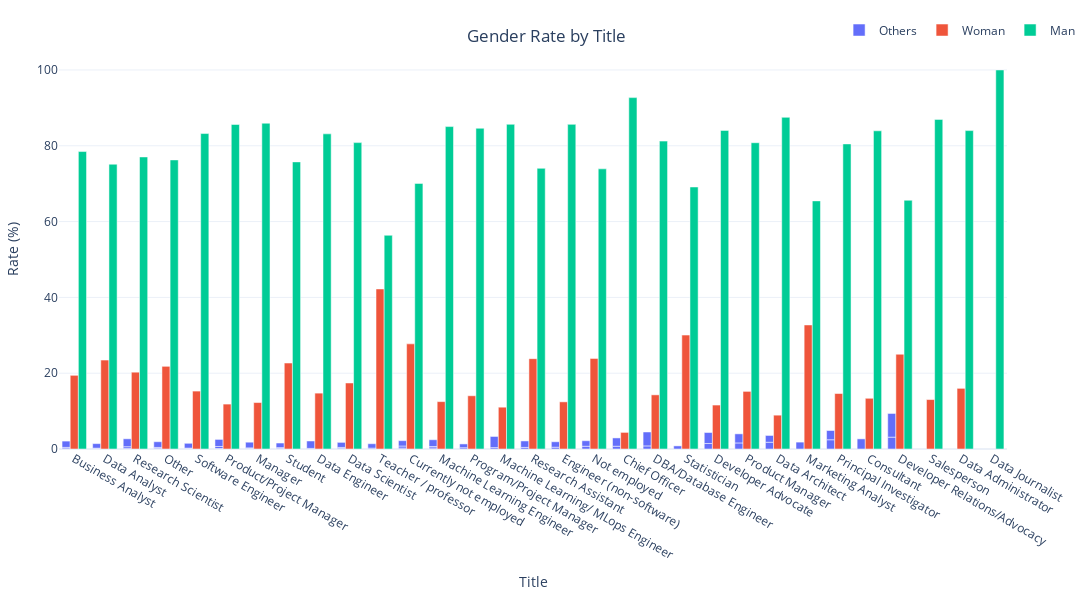

The cell this chart's notebook holds for it:
### Code cell
rate_df = df.groupby(['Title', 'Gender']).size() / df.groupby('Title').size() * 100
rate_df = rate_df.reset_index(name='Rate')
rate_df = rate_df.sort_values(by='Rate')

rate_df['Gender'] = rate_df['Gender'].replace(['Nonbinary', 'Prefer to self-describe', 'Prefer not to say'], 'Others')

fig = go.Figure()

for gender in rate_df['Gender'].unique():
    fig.add_trace(
        go.Bar(
            x=rate_df[rate_df['Gender'] == gender]['Title'],
            y=rate_df[rate_df['Gender'] == gender]['Rate'],
            name=gender
        )
    )

fig.update_layout(
    title={
        'text': 'Gender Rate by Title',
        'x':0.5,
        'y': 0.95
    },
    xaxis_title='Title',
    yaxis_title='Rate (%)',
    template='plotly_white',
    barmode='group',
    legend=dict(
        orientation="h",
        yanchor="middle",
        y=1.05,
        xanchor="center",
        x=0.95
    ),
    bargap=0.2,
    autosize=False,
    width=1800,
    height=600,
    margin=dict(l=50, r=50, t=50, b=50),
    xaxis=dict(type='category'),
    hovermode='x'
)

fig.show()

### Figure 1 — Plotly figure (JSON) as saved in the notebook; plotly's stock layout.template omitted (floating-point values rounded to 4 significant figures)
{"data": [{"name": "Others", "type": "bar", "x": ["Business Analyst", "Data Analyst", "Research Scientist", "Other", "Software Engineer", "Software Engineer", "Data Analyst", "Product/Project Manager", "Manager", "Manager", "Student", "Data Engineer", "Data Scientist", "Student", "Teacher / professor", "Data Scientist", "Currently not employed", "Machine Learning Engineer", "Other", "Program/Project Manager", "Business Analyst", "Machine Learning/ MLops Engineer", "Machine Learning Engineer", "Research Assistant", "Research Scientist", "Engineer (non-software)", "Product/Project Manager", "Currently not employed", "Not employed", "Chief Officer", "DBA/Database Engineer", "Statistician", "Program/Project Manager", "Teacher / professor", "Data Analyst", "Student", "Software Engineer", "Data Scientist", "Currently not employed", "Engineer (non-software)", "Developer Advocate", "Not employed", "Manager", "Other", "Product Manager", "Business Analyst", "Research Assistant", "Data Architect", "Data Architect", "Machine Learning Engineer", "Marketing Analyst", "Product/Project Manager", "Data Engineer", "Research Scientist", "Chief Officer", "Product Manager", "Principal Investigator", "Principal Investigator", "Consultant", "Developer Advocate", "Machine Learning/ MLops Engineer", "Developer Relations/Advocacy", "DBA/Database Engineer", "Developer Relations/Advocacy"], "y": [0.07199, 0.1015, 0.1195, 0.12, 0.1203, 0.1203, 0.1269, 0.1332, 0.1495, 0.1495, 0.1609, 0.1629, 0.181, 0.2032, 0.232, 0.2413, 0.2488, 0.282, 0.3, 0.3344, 0.36, 0.3676, 0.3759, 0.4255, 0.4782, 0.4785, 0.5326, 0.539, 0.7282, 0.7299, 0.8163, 0.8197, 1.003, 1.16, 1.193, 1.211, 1.263, 1.327, 1.41, 1.435, 1.449, 1.456, 1.495, 1.5, 1.6, 1.656, 1.702, 1.786, 1.786, 1.786, 1.818, 1.864, 1.954, 2.092, 2.19, 2.4, 2.439, 2.439, 2.676, 2.899, 2.941, 3.125, 3.673, 6.25]}, {"name": "Woman", "type": "bar", "x": ["Chief Officer", "Data Architect", "Machine Learning/ MLops Engineer", "Developer Advocate", "Product/Project Manager", "Manager", "Engineer (non-software)", "Machine Learning Engineer", "Salesperson", "Consultant", "Program/Project Manager", "DBA/Database Engineer", "Principal Investigator", "Data Engineer", "Product Manager", "Software Engineer", "Data Administrator", "Data Scientist", "Business Analyst", "Research Scientist", "Other", "Student", "Data Analyst", "Research Assistant", "Not employed", "Developer Relations/Advocacy", "Currently not employed", "Statistician", "Marketing Analyst", "Teacher / professor"], "y": [4.38, 8.929, 11.03, 11.59, 11.85, 12.26, 12.44, 12.5, 13.04, 13.38, 14.05, 14.29, 14.63, 14.74, 15.2, 15.28, 16, 17.42, 19.44, 20.26, 21.81, 22.68, 23.45, 23.83, 23.91, 25, 27.74, 30.05, 32.73, 42.23]}, {"name": "Man", "type": "bar", "x": ["Teacher / professor", "Marketing Analyst", "Developer Relations/Advocacy", "Statistician", "Currently not employed", "Not employed", "Research Assistant", "Data Analyst", "Student", "Other", "Research Scientist", "Business Analyst", "Principal Investigator", "Product Manager", "Data Scientist", "DBA/Database Engineer", "Data Engineer", "Software Engineer", "Consultant", "Data Administrator", "Developer Advocate", "Program/Project Manager", "Machine Learning Engineer", "Product/Project Manager", "Engineer (non-software)", "Machine Learning/ MLops Engineer", "Manager", "Salesperson", "Data Architect", "Chief Officer", "Data Journalist"], "y": [56.38, 65.45, 65.62, 69.13, 70.07, 73.91, 74.04, 75.13, 75.75, 76.27, 77.05, 78.47, 80.49, 80.8, 80.83, 81.22, 83.14, 83.22, 83.95, 84, 84.06, 84.62, 85.06, 85.62, 85.65, 85.66, 85.95, 86.96, 87.5, 92.7, 100]}], "layout": {"autosize": false, "bargap": 0.2, "barmode": "group", "height": 600, "hovermode": "x", "legend": {"orientation": "h", "x": 0.95, "xanchor": "center", "y": 1.05, "yanchor": "middle"}, "margin": {"b": 50, "l": 50, "r": 50, "t": 50}, "title": {"text": "Gender Rate by Title", "x": 0.5, "y": 0.95}, "width": 1800, "xaxis": {"title": {"text": "Title"}, "type": "category"}, "yaxis": {"title": {"text": "Rate (%)"}}}}
